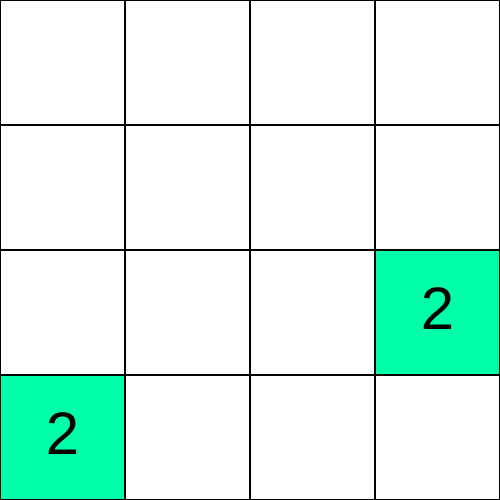
Frame 1 (no input)
Frame 60 (no input): identical to frame 1, image omitted
Frame 120 (the mouse pressed at the canvas centre since frame 60): identical to frame 1, image omitted

The p5.js sketch that drew this single still picture (run headless with seeded random() and noise() and a simulated clock; from frame 60 on, the mouse is pressed at the canvas centre):

// p5.js sketch
// ── sketch.js
let board
let cellWidth
let canvasWidth = 500
let dimensions = 4
let newCells = []

const MOVE_LEFT = -1
const MOVE_RIGHT = 1
const MOVE_UP = 2
const MOVE_DOWN = -2

function setup() {
  createCanvas(canvasWidth, canvasWidth);
  cellWidth = width / dimensions

  board = new Board(dimensions, dimensions)

  newCells = []
  board.addNumber(2)
}

function draw() {
  background(220);

  board.show()

  for(let cell of newCells) {
    cell.show(true)
  }
}

function keyPressed() {
  if(keyCode === LEFT_ARROW) board.move(MOVE_LEFT)
  else if(keyCode === RIGHT_ARROW) board.move(MOVE_RIGHT)
  else if(keyCode === UP_ARROW) board.move(MOVE_UP)
  else if(keyCode === DOWN_ARROW) board.move(MOVE_DOWN)

}
// ── board.js
class Board {
    constructor(rows, cols) {
        this.rows = rows
        this.cols = cols
        this.grid = []

        
        for(let i = 0; i < rows; i++) {
            this.grid[i] = []
            for(let j = 0; j < cols; j++) {
                this.grid[i][j] = new Cell(i, j)
            }
        }

    }

    show() {
        this.grid.forEach(row => row.forEach(cell => cell.show()))
    }

    addNumber(calls) {
        if(calls === 0) return

        const emptygrid = []
        for(let i = 0; i < this.rows; i++) {
            for(let j = 0; j < this.cols; j++) {
                if(this.grid[i][j].value === 0) emptygrid.push({i, j})
            }
        }
        if(emptygrid.length === 0) return

        const {i, j} = random(emptygrid)
        
        const value = random(1) < 0.9 ? 2 : 4
        
        this.grid[i][j].setValue(value)
        newCells.push(new Cell(i, j, value))


        this.addNumber(calls - 1)
    }

    move(direction) {
        switch(direction) {
            case MOVE_UP:
                return this.moveUp()
            case MOVE_DOWN:
                return this.moveDown()
            case MOVE_LEFT:
                return this.moveLeft()
            case MOVE_RIGHT:
                return this.moveRight()
            default:
                return null
        }
    }

    updateGrid(newGrid) {
        if(Grid.compareGrids(this.grid, newGrid)) return
        
        this.grid = newGrid
        if(this.checkWin()) {
            console.log('You win!!!')
            return
        }
        newCells = []
        this.addNumber(1)
    }

    checkWin() {
        for(let i = 0; i < this.rows; i++) {
            for(let j = 0; j < this.cols; j++) {
                const value = this.grid[i][j].value
                if(value === 2048) return true
            }
        }

        return false
    }
    
    moveUp() {
        // Rotate + Slide + Combine + Reverse + Rotate
        let newGrid = Grid.copyGrid(this.grid)

        // Rotate
        newGrid = Grid.transposeGrid(newGrid)

        // Slide
        newGrid = Grid.slideGrid(newGrid)

        // Combine
        newGrid = Grid.combineGrid(newGrid)

        // Reverse
        newGrid = Grid.reverseGridRows(newGrid)

        // Rotate
        newGrid = Grid.transposeGrid(newGrid)

        this.updateGrid(newGrid)
    }

    moveDown() {
        // Rotate + Slide + Combine + Rotate
        let newGrid = Grid.copyGrid(this.grid)

        // Rotate
        newGrid = Grid.transposeGrid(newGrid)

        // Slide
        newGrid = Grid.slideGrid(newGrid)

        // Combine
        newGrid = Grid.combineGrid(newGrid)

        // Rotate
        newGrid = Grid.transposeGrid(newGrid)
        
        this.updateGrid(newGrid)
    }

    moveRight() {
        // Slide + Combine
        let newGrid = Grid.copyGrid(this.grid)
        // Slide
        newGrid = Grid.slideGrid(newGrid)

        // Combine
        newGrid = Grid.combineGrid(newGrid)

        this.updateGrid(newGrid)
    }

    moveLeft() {
        // Reverse + Slide + Combine
        let newGrid = Grid.copyGrid(this.grid)

        // Slide
        newGrid = Grid.slideGrid(newGrid)
        
        // Reverse
        newGrid = Grid.reverseGridRows(newGrid)

        // Combine
        newGrid = Grid.combineGrid(newGrid)

        // Reverse
        newGrid = Grid.reverseGridRows(newGrid)

        this.updateGrid(newGrid)

    }


}
// ── cell.js
class Cell {
    constructor(i, j, value = 0) {
        this.i = i
        this.j = j
        this.value = value
    }

    static copyCell(i, j, value) {
        const cell = new Cell(i, j, value)
        return cell
    }

    show(isNew = false) {
        const x = this.j * cellWidth
        const y = this.i * cellWidth
        const { bgColor, textColor } = this.getCellColor()
        fill(isNew ? '#00ffaa' : bgColor)
        strokeWeight(2)
        rect(x, y, cellWidth, cellWidth)
        textAlign(CENTER, CENTER)
        textSize(60)    
        fill(isNew ? 0 : textColor)
        this.value !== 0 && text(this.value, x + cellWidth / 2, y + cellWidth / 2)
    }

    setValue(value) {
        this.value = value
    }

    getCellColor() {
        switch(this.value) {
            case 2:
            case 4:
                return {
                    bgColor: color(239, 227, 206), // rgb(239,227,206)
                    textColor: color(120, 110, 101) // rgb(120,110,101)
                }

            case 8:
                return {
                    bgColor: color(244, 179, 126), // rgb(244,179,126)
                    textColor: color(250, 247, 243) // rgb(250,247,243)
                }

            case 16:
                return {
                    bgColor: color(246, 150, 100), // rgb(246,150,100)
                    textColor: color(250, 247, 243) // rgb(250,247,243)
                }

            case 32:
                return {
                    bgColor: color(247, 124, 95), // rgb(247,124,95)
                    textColor: color(250, 247, 243) // rgb(250,247,243)
                }
            
            case 64:
                return {
                    bgColor: color(247, 95, 59), // rgb(247,95,59)
                    textColor: color(250, 247, 243) // rgb(250,247,243)
                }

            case 128:
                return {
                    bgColor: color(237, 208, 115), // rgb(237,208,115)
                    textColor: color(250, 247, 243) // rgb(250,247,243)
                }

            case 256:
                return {
                    bgColor: color(235, 202, 97), // rgb(235,202,97)
                    textColor: color(250, 247, 243) // rgb(250,247,243)
                }
            
            case 512:
                return {
                    bgColor: color(223, 169, 44), // rgb(223,169,44)
                    textColor: color(250, 247, 243) // rgb(250,247,243)
                }

            case 1024:
                return {
                    bgColor: color(224, 166, 30), // rgb(224,166,30)
                    textColor: color(250, 247, 243) // rgb(250,247,243)
                }

            case 2048:
                return {
                    bgColor: color(237, 193, 45), // rgb(237,193,45)
                    textColor: color(250, 247, 243) // rgb(250,247,243)
                }
            
            default:
                return {
                    bgColor: color(255, 255, 255),
                    textColor: color(0, 0, 0)
                }
        }
    }

}
// ── grid.js
class Grid {

    static copyGrid(grid) {
        const copy = []
        for(let i = 0; i < grid.length; i++) {
            copy[i] = []
            for(let j = 0; j < grid.length; j++) {
                copy[i][j] = grid[i][j]
            }
        }

        return copy
    }

    static transposeGrid(grid) {
        const transposed = this.copyGrid(grid)

        for(let i = 0; i < grid.length; i++) {
            for(let j = 0; j < grid.length; j++) {
                transposed[j][i] = Cell.copyCell(j, i, grid[i][j].value)
            }
        }

        return transposed
    }

    static slideGrid(grid) {
        for(let i = 0; i < grid.length; i++)
            grid[i] = this.slideRow(grid[i], i)

        return grid
    }

    static slideRow(row, rowIndex) {
        let numbersOnly = row.filter(cell => cell.value !== 0)
        
        let numZeros = row.length - numbersOnly.length
        const zeros = []
        for(let j = 0; j < numZeros; j++) {
            zeros[j] = new Cell(rowIndex, j)
        }
        
        const newRow = [...zeros, ...numbersOnly]
        
        return newRow.map((cell, j) => new Cell(cell.i, j, cell.value))

    }

    static combineGrid(grid) {
        for(let i = 0; i < grid.length; i++)
            grid[i] = this.combineRow(grid[i])

        return this.slideGrid(grid)
    }

    static combineRow(row) {
        for(let j = row.length - 1; j >= 1; j--) {
            if(row[j].value === 0) continue

            if(row[j].value === row[j - 1].value) {
                row[j].value *= 2
                row[j - 1].value = 0
            }
        }

        return row
    }

    static reverseGridRows(grid) {
        for(let i = 0; i < grid.length; i++) {
            grid[i].reverse()
            grid[i] = grid[i].map((cell, index) => new Cell(i, index, cell.value))
        }

        return grid
    }

    static compareGrids(gridA, gridB) {
        for(let i = 0; i < gridA.length; i++) {
            for(let j = 0; j < gridA.length; j++) {
                const cellA = gridA[i][j]
                const cellB = gridB[i][j]
                if(cellA.value !== cellB.value ||
                    cellA.i !== cellB.i ||
                    cellA.j !== cellB.j ) return false
            }
        }

        return true
    }

}
